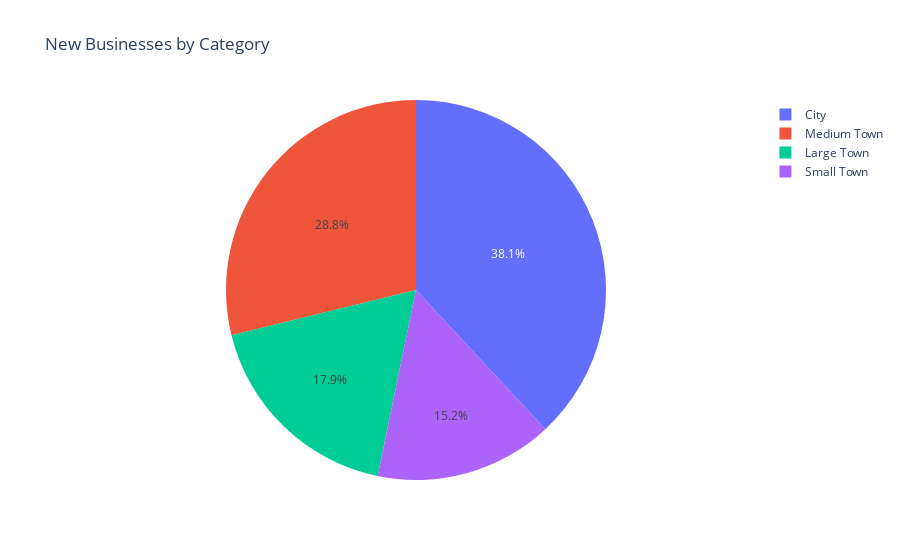

Write notebook code for a chart like this one.
### Markdown cell above
### Visualize businesses by city category

- Create a [pie chart](https://plotly.com/python/pie-charts/) in Plotly:

  - Use `px.pie()` with appropriate parameters
  - Use `city_category_totals` as your dataframe
  - Use `count` for your values
  - Use `city_category` for your names
  - Add an appropriate title and labels

### Code cell
fig = px.pie(
    city_category_totals,
    values="count",
    names="city_category",
    title="New Businesses by Category",
    labels={"count": "Count", "city_category":"City Type"},
)
fig.show()

### Figure 1 — Plotly figure (JSON) as saved in the notebook; plotly's stock layout.template omitted (floating-point values rounded to 4 significant figures)
{"data": [{"domain": {"x": [0, 1], "y": [0, 1]}, "hovertemplate": "City Type=%{label}<br>Count=%{value}<extra></extra>", "labels": ["City", "Large Town", "Medium Town", "Small Town"], "legendgroup": "", "name": "", "showlegend": true, "type": "pie", "values": [206, 97, 156, 82]}], "layout": {"autosize": true, "legend": {"tracegroupgap": 0}, "title": {"text": "New Businesses by Category"}}}
